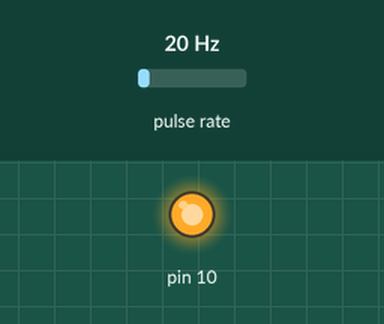
This sketch was run on a simulated Arduino Uno, built with avr-gcc and run on an emulated ATmega328P. On the bench: output pins drawn as LEDs (lit = HIGH). Wiring (inferred from the names in the program): pulse sensor: data pin 2. The inputs (shaded band) are chosen by the test bench; at power-on: pulse rate 20 Hz. What the sketch prints to the serial monitor is not drawn.

Above: at 0.2 s.
Timing chart, 0 to 1.7 s (numbered marks = the images above):
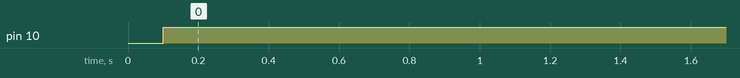

The sketch:

Flow_Sense.ino
```cpp
int flowPin = 2;    //This is the input pin on the Arduino
double flowRate;    //This is the value we intend to calculate.
volatile int count; //This integer needs to be set as volatile to ensure it updates correctly during the interrupt process.

void setup() {
  // put your setup code here, to run once:
  pinMode(flowPin, INPUT);           //Sets the pin as an input
  attachInterrupt(0, Flow, RISING);  //Configures interrupt 0 (pin 2 on the Arduino Uno) to run the function "Flow"
  Serial.begin(9600);  //Start Serial
}
void loop() {

  // put your main code here, to run repeatedly:
  count = 0;      // Reset the counter so we start counting from 0 again
  interrupts();   //Enables interrupts on the Arduino
  delay (100);   //Wait 0.1 second
  noInterrupts(); //Disable the interrupts on the Arduino

  //Start the math
  flowRate = (count * 2.25);        //Take counted pulses in the last second and multiply by 2.25mL
  flowRate = flowRate * 60;         //Convert seconds to minutes, giving you mL / Minute

  Serial.println(flowRate);         //Print the variable flowRate to Serial
  analogWrite(10, 255);
}

void Flow()
{
   count++; //Every time this function is called, increment "count" by 1
}
```

Measured:
- by itself, pin 10: LOW → HIGH at 0.10 s
